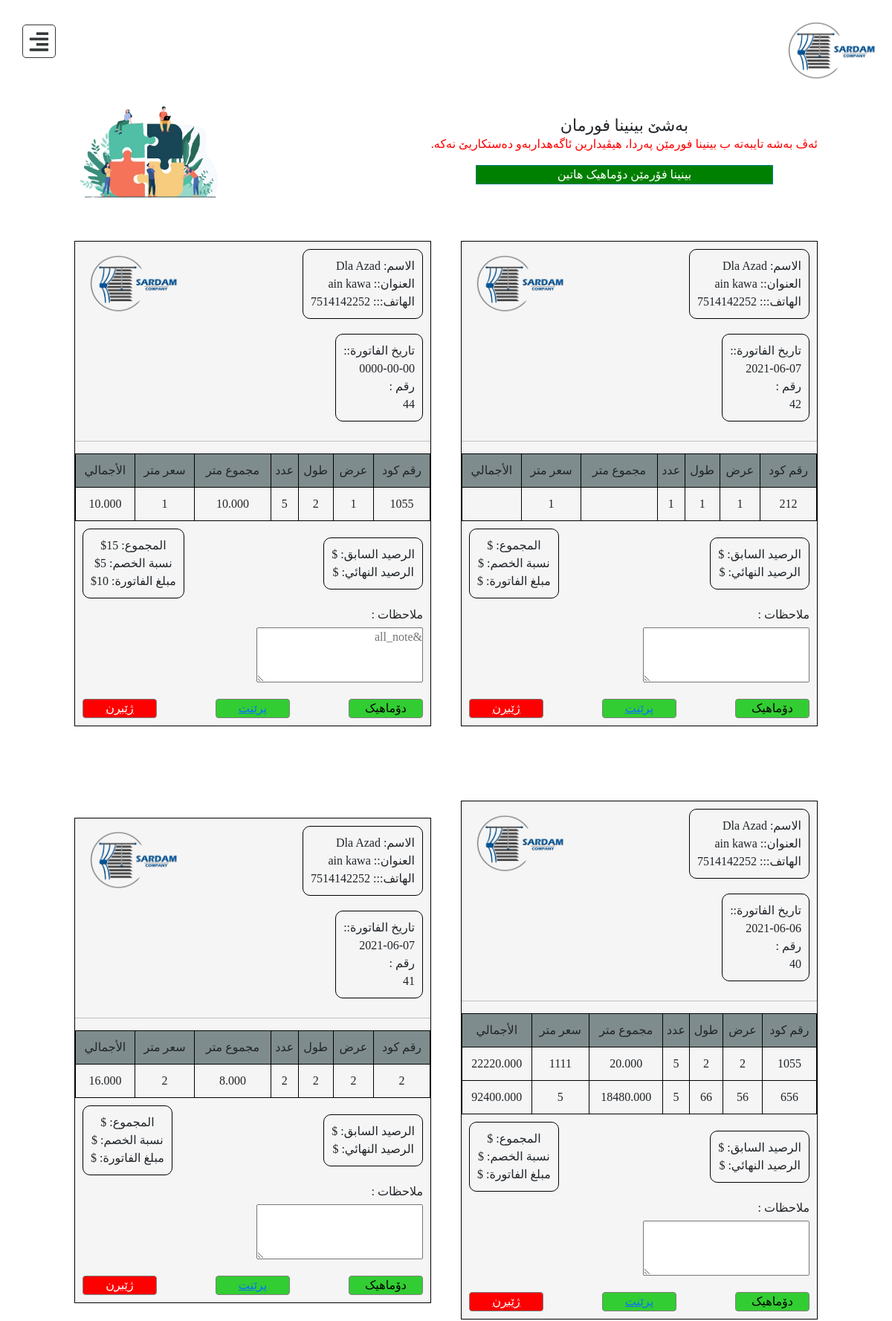
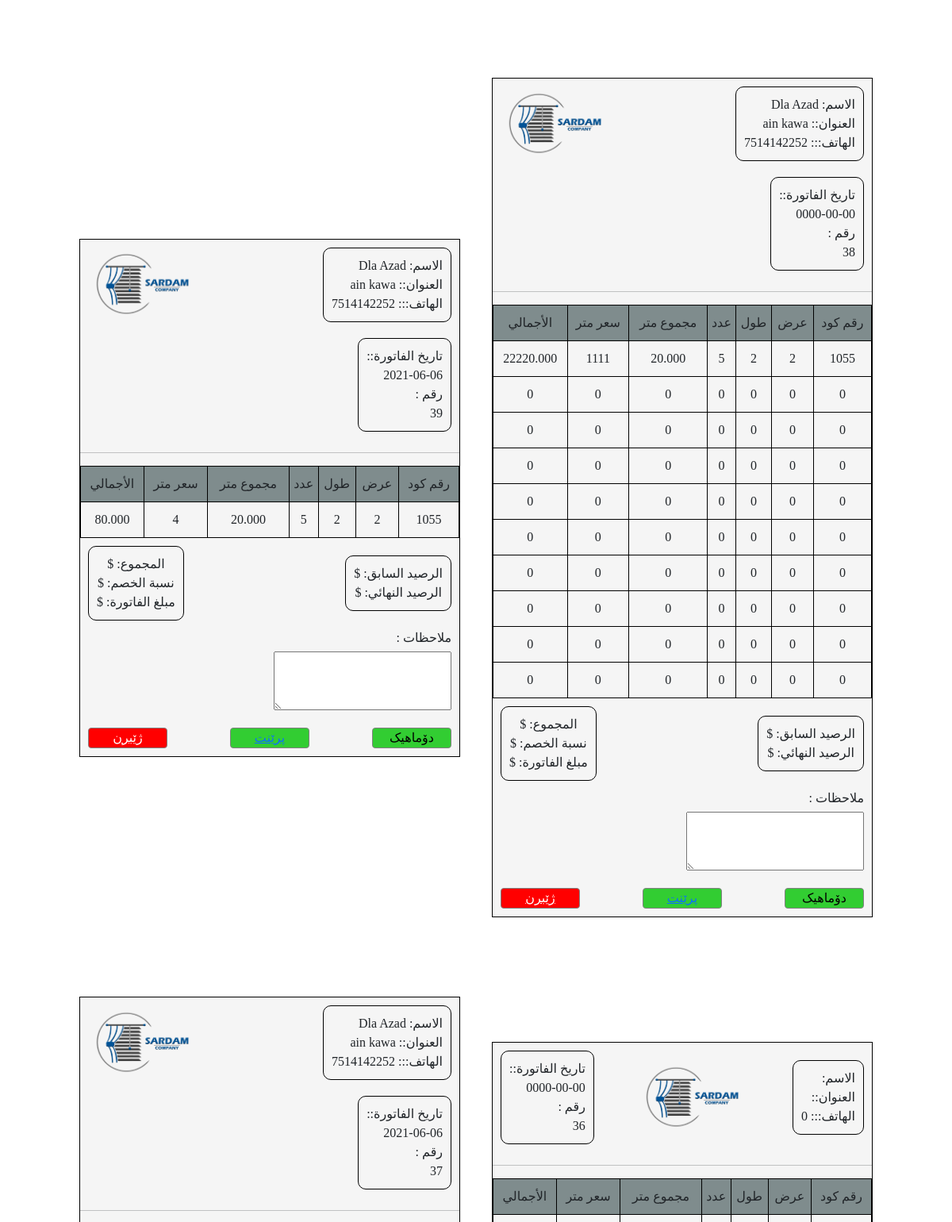
The app's page /show_curtains.php (signed in, upper part) with its own data (2 pictures, top to bottom).
### tables this page shows
CREATE TABLE `add_curtains` (
  `id` int(11) NOT NULL,
  `name` varchar(255) NOT NULL,
  `address` varchar(255) NOT NULL,
  `phone` bigint(20) NOT NULL,
  `date` date NOT NULL,
  `code_number` varchar(100) NOT NULL,
  `note` varchar(255) NOT NULL,
  `show_mtr` varchar(100) NOT NULL,
  `length` varchar(100) NOT NULL,
  `number_mtr` varchar(100) NOT NULL,
  `all_mtr` varchar(100) NOT NULL,
  `price_mtr` varchar(100) NOT NULL,
  `all_price` varchar(100) NOT NULL,
  `code_number_1` varchar(100) NOT NULL,
  `note_1` varchar(255) NOT NULL,
  `show_mtr_1` varchar(100) NOT NULL,
  `length_1` varchar(100) NOT NULL,
  `number_mtr_1` varchar(100) NOT NULL,
  `all_mtr_1` varchar(100) NOT NULL,
  `price_mtr_1` varchar(100) NOT NULL,
  `all_price_1` varchar(100) NOT NULL,
  `code_number_2` varchar(100) NOT NULL,
  `note_2` varchar(255) NOT NULL,
  `show_mtr_2` varchar(100) NOT NULL,
  `length_2` varchar(100) NOT NULL,
  `number_mtr_2` varchar(100) NOT NULL,
  `all_mtr_2` varchar(100) NOT NULL,
  `price_mtr_2` varchar(100) NOT NULL,
  `all_price_2` varchar(100) NOT NULL,
  `code_number_3` varchar(100) NOT NULL,
  `note_3` varchar(255) NOT NULL,
  `show_mtr_3` varchar(100) NOT NULL,
  `length_3` varchar(100) NOT NULL,
  `number_mtr_3` varchar(100) NOT NULL,
  `all_mtr_3` varchar(100) NOT NULL,
  `price_mtr_3` varchar(100) NOT NULL,
  `all_price_3` varchar(100) NOT NULL,
  `code_number_4` varchar(100) NOT NULL,
  `note_4` varchar(255) NOT NULL,
  `show_mtr_4` varchar(100) NOT NULL,
  `length_4` varchar(100) NOT NULL,
  `number_mtr_4` varchar(100) NOT NULL,
  `all_mtr_4` varchar(100) NOT NULL,
  `price_mtr_4` varchar(100) NOT NULL,
  `all_price_4` varchar(100) NOT NULL,
  `code_number_5` varchar(100) NOT NULL,
  `note_5` varchar(255) NOT NULL,
  `show_mtr_5` varchar(100) NOT NULL,
  `length_5` varchar(100) NOT NULL,
  `number_mtr_5` varchar(100) NOT NULL,
  `all_mtr_5` varchar(100) NOT NULL,
  `price_mtr_5` varchar(100) NOT NULL,
  `all_price_5` varchar(100) NOT NULL,
  `code_number_6` varchar(100) NOT NULL,
  `note_6` varchar(255) NOT NULL,
  `show_mtr_6` varchar(100) NOT NULL,
  `length_6` varchar(100) NOT NULL,
  `number_mtr_6` varchar(100) NOT NULL,
  `all_mtr_6` varchar(100) NOT NULL,
  `price_mtr_6` varchar(100) NOT NULL,
  `all_price_6` varchar(100) NOT NULL,
  `code_number_7` varchar(100) NOT NULL,
  `note_7` varchar(255) NOT NULL,
  `show_mtr_7` varchar(100) NOT NULL,
  `length_7` varchar(100) NOT NULL,
  `number_mtr_7` varchar(100) NOT NULL,
  `all_mtr_7` varchar(100) NOT NULL,
  `price_mtr_7` varchar(100) NOT NULL,
  `all_price_7` varchar(100) NOT NULL,
  `code_number_8` varchar(100) NOT NULL,
  `note_8` varchar(255) NOT NULL,
  `show_mtr_8` varchar(100) NOT NULL,
  `length_8` varchar(100) NOT NULL,
  `number_mtr_8` varchar(100) NOT NULL,
  `all_mtr_8` varchar(100) NOT NULL,
  `price_mtr_8` varchar(100) NOT NULL,
  `all_price_8` varchar(100) NOT NULL,
  `code_number_9` varchar(100) NOT NULL,
  `note_9` varchar(255) NOT NULL,
  `show_mtr_9` varchar(100) NOT NULL,
  `length_9` varchar(100) NOT NULL,
  `number_mtr_9` varchar(100) NOT NULL,
  `all_mtr_9` varchar(100) NOT NULL,
  `price_mtr_9` varchar(100) NOT NULL,
  `all_price_9` varchar(100) NOT NULL,
  `all_data_price` varchar(100) NOT NULL,
  `help_price` varchar(100) NOT NULL,
  `final_price` varchar(100) NOT NULL,
  `all_note` varchar(100) NOT NULL,
  `done` varchar(100) NOT NULL,
  `old_price` varchar(255) NOT NULL,
  `final_old_price` varchar(255) NOT NULL
);

### includes/config.php (called while the page is built, shortened)
<?php
$db = mysqli_connect('localhost','root','','sardam');
function sec($data){
    global $db;
    $data = mysqli_real_escape_string($db,htmlspecialchars($data));
    return $data;
}
?>

### show_curtains.php (the view, shortened to what this page needs)
<?php include 'includes/nav.php' ?>
<div class="first">
	<div class="first-img">
		<img src="assets/img/add_curtains.png">
	</div>
	<div class="first-txt">
		<h1>بەشێ بینینا فورمان </h1>
	    <p>ئەڤ بەشە تایبەتە ب بینینا فورمێن پەردا، هیڤیدارین ئاگەهداربەو دەستکاریێ نەکە.</p>
	    <center><button><a href="done_show_curtains.php">
	    بینینا فۆرمێن دۆماهیک هاتین </a></button></center>
	</div>
</div>
<div class="show-curtains">
	<?php
	$null = null;
    $query = mysqli_query($db , "SELECT * FROM `add_curtains` WHERE `done` = '$null' ORDER BY `id` DESC ");
    while($row = mysqli_fetch_assoc($query)){?>
		<div class="show-curtains-data">
			<div class="show-curtains-info">
				<div class="show-curtains-info-header">
					<div class="name-address">
						<label>الاسم: <?php echo sec($row['name']);?></label>
						<label>العنوان:: <?php echo sec($row['address']);?></label>
						<label>الهاتف::: <?php echo sec($row['phone']);?></label>
					</div>
					<div class="add_img">
						<img class="image" src="assets/img/sardamlogoo.png">
					</div>
					<div class="date-show-curtains-header">
						<label>تاريخ الفاتورة:: </label><?php echo sec($row['date']);?>
						<label>رقم : </label><?php echo sec($row['id']);?>
					</div>
				</div>
					<hr>
					<div class="show-curtains-info-middle">
						<center><table>
							<tr>
								<td style="background-color: #7f8c8d;">رقم كود</td>
				                <td style="background-color: #7f8c8d;">عرض</td>
				                <td style="background-color: #7f8c8d;">طول</td>
				                <td style="background-color: #7f8c8d;">عدد</td>
				                <td style="background-color: #7f8c8d;">مجموع متر</td>
				                <td style="background-color: #7f8c8d;">سعر متر</td>
				                <td style="background-color: #7f8c8d;">الأجمالي</td>
							</tr>
							<tr>
								<td><?php echo sec($row['code_number']);?></td>
				                <td><?php echo sec($row['show_mtr']);?></td>
				                <td><?php echo sec($row['length']);?></td>
				                <td><?php echo sec($row['number_mtr']);?></td>
				                <td><?php echo sec($row['all_mtr']);?></td>
				                <td><?php echo sec($row['price_mtr']);?></td>
				                <td><?php echo sec($row['all_price']);?></td>
							</tr>
							<?php
								if($row['code_number_1'] != null && $row['show_mtr_1'] != null
									&& $row['length_1'] != null && $row['number_mtr_1'] != null
									 && $row['all_mtr_1'] != null && $row['price_mtr_1'] != null
									 && $row['all_price_1'] != null){?>
							<tr>
								<td><?php echo sec($row['code_number_1']);?></td>
				                <td><?php echo sec($row['show_mtr_1']);?></td>
				                <td><?php echo sec($row['length_1']);?></td>
				                <td><?php echo sec($row['number_mtr_1']);?></td>
				                <td><?php echo sec($row['all_mtr_1']);?></td>
				                <td><?php echo sec($row['price_mtr_1']);?></td>
				                <td><?php echo sec($row['all_price_1']);?></td>
							</tr>
						    <?php }else{ }?>
							<?php
								if($row['code_number_2'] != null && $row['show_mtr_2'] != null
									&& $row['length_2'] != null && $row['number_mtr_2'] != null
									 && $row['all_mtr_2'] != null && $row['price_mtr_2'] != null
									 && $row['all_price_2'] != null){?>
							<tr>
								<td><?php echo sec($row['code_number_2']);?></td>
				                <td><?php echo sec($row['show_mtr_2']);?></td>
				                <td><?php echo sec($row['length_2']);?></td>
				                <td><?php echo sec($row['number_mtr_2']);?></td>
				                <td><?php echo sec($row['all_mtr_2']);?></td>
				                <td><?php echo sec($row['price_mtr_2']);?></td>
				                <td><?php echo sec($row['all_price_2']);?></td>
							</tr>
						    <?php }else{ }?>
						    <?php
								if($row['code_number_3'] != null && $row['show_mtr_3'] != null
									&& $row['length_3'] != null && $row['number_mtr_3'] != null
									 && $row['all_mtr_3'] != null && $row['price_mtr_3'] != null
									 && $row['all_price_3'] != null){?>
							<tr>
								<td><?php echo sec($row['code_number_3']);?></td>
				                <td><?php echo sec($row['show_mtr_3']);?></td>
				                <td><?php echo sec($row['length_3']);?></td>
				                <td><?php echo sec($row['number_mtr_3']);?></td>
				                <td><?php echo sec($row['all_mtr_3']);?></td>
				                <td><?php echo sec($row['price_mtr_3']);?></td>
				                <td><?php echo sec($row['all_price_3']);?></td>
							</tr>
						    <?php }else{ }?>
						    <?php
								if($row['code_number_4'] != null && $row['show_mtr_4'] != null
									&& $row['length_4'] != null && $row['number_mtr_4'] != null
									 && $row['all_mtr_4'] != null && $row['price_mtr_4'] != null
									 && $row['all_price_4'] != null){?>
							<tr>
								<td><?php echo sec($row['code_number_4']);?></td>
				                <td><?php echo sec($row['show_mtr_4']);?></td>
				                <td><?php echo sec($row['length_4']);?></td>
				                <td><?php echo sec($row['number_mtr_4']);?></td>
				                <td><?php echo sec($row['all_mtr_4']);?></td>
				                <td><?php echo sec($row['price_mtr_4']);?></td>
				                <td><?php echo sec($row['all_price_4']);?></td>
							</tr>
						    <?php }else{ }?>
						    <?php
								if($row['code_number_5'] != null && $row['show_mtr_5'] != null
									&& $row['length_5'] != null && $row['number_mtr_5'] != null
									 && $row['all_mtr_5'] != null && $row['price_mtr_5'] != null
									 && $row['all_price_5'] != null){?>
							<tr>
								<td><?php echo sec($row['code_number_5']);?></td>
				                <td><?php echo sec($row['show_mtr_5']);?></td>
				                <td><?php echo sec($row['length_5']);?></td>
				                <td><?php echo sec($row['number_mtr_5']);?></td>
				                <td><?php echo sec($row['all_mtr_5']);?></td>
				                <td><?php echo sec($row['price_mtr_5']);?></td>
				                <td><?php echo sec($row['all_price_5']);?></td>
							</tr>
						    <?php }else{ }?>
						    <?php
								if($row['code_number_6'] != null && $row['show_mtr_6'] != null
									&& $row['length_6'] != null && $row['number_mtr_6'] != null
									 && $row['all_mtr_6'] != null && $row['price_mtr_6'] != null
									 && $row['all_price_6'] != null){?>
							<tr>
								<td><?php echo sec($row['code_number_6']);?></td>
				                <td><?php echo sec($row['show_mtr_6']);?></td>
				                <td><?php echo sec($row['length_6']);?></td>
				                <td><?php echo sec($row['number_mtr_6']);?></td>
				                <td><?php echo sec($row['all_mtr_6']);?></td>
				                <td><?php echo sec($row['price_mtr_6']);?></td>
				                <td><?php echo sec($row['all_price_6']);?></td>
							</tr>
						    <?php }else{ }?>
						    <?php
								if($row['code_number_7'] != null && $row['show_mtr_7'] != null
									&& $row['length_7'] != null && $row['number_mtr_7'] != null
									 && $row['all_mtr_7'] != null && $row['price_mtr_7'] != null
									 && $row['all_price_7'] != null){?>
							<tr>
								<td><?php echo sec($row['code_number_7']);?></td>
				                <td><?php echo sec($row['show_mtr_7']);?></td>
				                <td><?php echo sec($row['length_7']);?></td>
				                <td><?php echo sec($row['number_mtr_7']);?></td>
				                <td><?php echo sec($row['all_mtr_7']);?></td>
				                <td><?php echo sec($row['price_mtr_7']);?></td>
				                <td><?php echo sec($row['all_price_7']);?></td>
							</tr>
						    <?php }else{ }?>
						    <?php
								if($row['code_number_8'] != null && $row['show_mtr_8'] != null
									&& $row['length_8'] != null && $row['number_mtr_8'] != null
									 && $row['all_mtr_8'] != null && $row['price_mtr_8'] != null
									 && $row['all_price_8'] != null){?>
							<tr>
								<td><?php echo sec($row['code_number_8']);?></td>
				                <td><?php echo sec($row['show_mtr_8']);?></td>
				                <td><?php echo sec($row['length_8']);?></td>
				                <td><?php echo sec($row['number_mtr_8']);?></td>
				                <td><?php echo sec($row['all_mtr_8']);?></td>
				                <td><?php echo sec($row['price_mtr_8']);?></td>
				                <td><?php echo sec($row['all_price_8']);?></td>
							</tr>
						    <?php }else{ }?>
						    <?php
								if($row['code_number_9'] != null && $row['show_mtr_9'] != null
									&& $row['length_9'] != null && $row['number_mtr_9'] != null
									 && $row['all_mtr_9'] != null && $row['price_mtr_9'] != null
									 && $row['all_price_9'] != null){?>
							<tr>
								<td><?php echo sec($row['code_number_9']);?></td>
				                <td><?php echo sec($row['show_mtr_9']);?></td>
				                <td><?php echo sec($row['length_9']);?></td>
				                <td><?php echo sec($row['number_mtr_9']);?></td>
				                <td><?php echo sec($row['all_mtr_9']);?></td>
				                <td><?php echo sec($row['price_mtr_9']);?></td>
				                <td><?php echo sec($row['all_price_9']);?></td>
							</tr>
						    <?php }else{ }?>
						</table></center>
					    <div class="all-price-style">
					    	<div class="done-price">
						    	<label>الرصيد السابق:  <?php echo sec($row['old_price']);?>$</label>
		   		                <label>الرصيد النهائي:  <?php echo sec($row['final_old_price']);?>$</label>
						    </div>
						    <div class="all-price-data">
						    	<label>المجموع: <?php echo sec($row['all_data_price']);?>$ </label>
						    	<label>نسبة الخصم:  <?php echo sec($row['help_price']);?>$ </label>
						    	<label>مبلغ الفاتورة: <?php echo sec($row['final_price']);?>$ </label>
						    </div>
						</div>
						<label style="margin: 0 10px;">ملاحظات : </label>
						<br>
						<textarea cols="23" rows="3" placeholder="<?php echo sec($row['all_note']);?>"></textarea>
				    </div>
				    <center>
				    	<button><a href="print_curtains.php?Print-Id=<?php echo sec($row['id']);?>">پرێنت</a></button>
				    	<button style="float: right;" data-bs-toggle="modal" data-bs-target="#edit<?php echo $row['id'];?>">دۆماهیک</button>
				    	<button type="delete" style="background-color: red; float: left;"><a style="color: white;" href="modal/curtains.inc.php?delete=<?php echo $row['id'];?>">ژێبرن   </a></button>
				    </center>
			</div>
		</div>
	<?php } ?>
</div>

### assets/css/style.css (style rules this page uses)
* { margin: 0; padding: 0; box-sizing: border-box; font-family: shasenem-kurd; }
body { background-color: #f1f1f1; }
.show-curtains { width: 100%; display: flex; flex-wrap: wrap; justify-content: center; align-items: center; }
.show-curtains-data { width: 40%; background-color: #F5F5F5; margin: 50px 20px; border: 1px solid black; }
.show-curtains-info { display: flex; flex-wrap: wrap; flex-direction: column; }
.show-curtains-info-header { display: flex; flex-wrap: wrap; justify-content: space-between; align-items: center; direction: rtl; }
.name-address { display: flex; flex-wrap: wrap; flex-direction: column; border: 1px solid black; border-radius: 10px; padding: 10px; margin: 10px; }
.date-show-curtains-header { display: flex; flex-wrap: wrap; flex-direction: column; border: 1px solid black; border-radius: 10px; padding: 10px; margin: 10px; }
.show-curtains-info-middle { direction: rtl; }
.show-curtains-info-middle table { width: 100%; border: 1px solid black; border-radius: 8px; }
.show-curtains-info-middle table td { position: relative; text-align: center; border: 1px solid black; padding: 10px 0 10px 0; margin: 10px 0 10px 0; }
.show-curtains-info button { width: 100px; margin: 10px 10px; background-color: #32CD32; border: 1px solid gray; border-radius: 4px; color: black; }
.all-price-style { display: flex; flex-wrap: wrap; justify-content: space-between; align-items: center; }
.all-price-data { display: flex; flex-wrap: wrap; justify-content: center; flex-direction: column; align-items: center; padding: 10px; border: 1px solid black; border-radius: 10px; margin: 10px; }
.done-price { display: flex; flex-wrap: wrap; justify-content: center; flex-direction: column; align-items: center; padding: 10px; border: 1px solid black; border-radius: 10px; margin: 10px; }
.show-curtains-info-middle textarea { margin: 5px 10px; }
.first-txt button { width: 400px; border: 1px solid teal; background-color: green; color: white; font-size: 16px; }
.first-txt a { color: white; text-decoration: none; }
.first { width: 100%; display: flex; flex-wrap: wrap; justify-content: space-between; align-items: center; }
.first .first-txt { margin: 0 100px; direction: rtl; }
.first .first-txt h1 { font-size: 22px; font-weight: normal; margin: 0 100px; text-align: center; }
.first .first-txt p { color: red; }
.first .first-img img { width: 200px; margin: 0 100px; }
.image { width: 130px; margin: 0px 15px; }

### records on screen
add_curtains: name "Dla Azad", address "ain kawa", phone "7514142252", date "0000-00-00", id "44", code_number "1055", show_mtr "1", length "2", number_mtr "5", all_mtr "10.000", price_mtr "1", all_price "10.000", all_data_price "15", help_price "5", final_price "10", all_note "&all_note"
add_curtains: name "Dla Azad", address "ain kawa", phone "7514142252", date "2021-06-07", id "42", code_number "212", show_mtr "1", length "1", number_mtr "1", price_mtr "1"
add_curtains: name "Dla Azad", address "ain kawa", phone "7514142252", date "2021-06-07", id "41", code_number "2", show_mtr "2", length "2", number_mtr "2", all_mtr "8.000", price_mtr "2", all_price "16.000"
add_curtains: name "Dla Azad", address "ain kawa", phone "7514142252", date "2021-06-06", id "40", code_number "1055", show_mtr "2", length "2", number_mtr "5", all_mtr "20.000", price_mtr "1111", all_price "22220.000", code_number_1 "656", show_mtr_1 "56", length_1 "66", number_mtr_1 "5", all_mtr_1 "18480.000", price_mtr_1 "5", all_price_1 "92400.000"
add_curtains: name "Dla Azad", address "ain kawa", phone "7514142252", date "2021-06-06", id "39", code_number "1055", show_mtr "2", length "2", number_mtr "5", all_mtr "20.000", price_mtr "4", all_price "80.000"
add_curtains: name "Dla Azad", address "ain kawa", phone "7514142252", date "0000-00-00", id "38", code_number "1055", show_mtr "2", length "2", number_mtr "5", all_mtr "20.000", price_mtr "1111", all_price "22220.000", code_number_1 "0", show_mtr_1 "0", length_1 "0", number_mtr_1 "0", all_mtr_1 "0", price_mtr_1 "0", all_price_1 "0", code_number_2 "0", show_mtr_2 "0", length_2 "0", number_mtr_2 "0", all_mtr_2 "0", price_mtr_2 "0", all_price_2 "0", code_number_3 "0", show_mtr_3 "0", length_3 "0", number_mtr_3 "0", all_mtr_3 "0", price_mtr_3 "0", all_price_3 "0", code_number_4 "0", show_mtr_4 "0", length_4 "0", number_mtr_4 "0", all_mtr_4 "0", price_mtr_4 "0", all_price_4 "0", code_number_5 "0", show_mtr_5 "0", length_5 "0", number_mtr_5 "0", all_mtr_5 "0", price_mtr_5 "0", all_price_5 "0", code_number_6 "0", show_mtr_6 "0", length_6 "0", number_mtr_6 "0", all_mtr_6 "0", price_mtr_6 "0", all_price_6 "0", code_number_7 "0", show_mtr_7 "0", length_7 "0", number_mtr_7 "0", all_mtr_7 "0", price_mtr_7 "0", all_price_7 "0", code_number_8 "0", show_mtr_8 "0", length_8 "0", number_mtr_8 "0", all_mtr_8 "0", price_mtr_8 "0", all_price_8 "0", code_number_9 "0", show_mtr_9 "0", length_9 "0", number_mtr_9 "0", all_mtr_9 "0", price_mtr_9 "0", all_price_9 "0"
add_curtains: name "Dla Azad", address "ain kawa", phone "7514142252", date "2021-06-06", id "37"
add_curtains: phone "0", date "0000-00-00", id "36"
